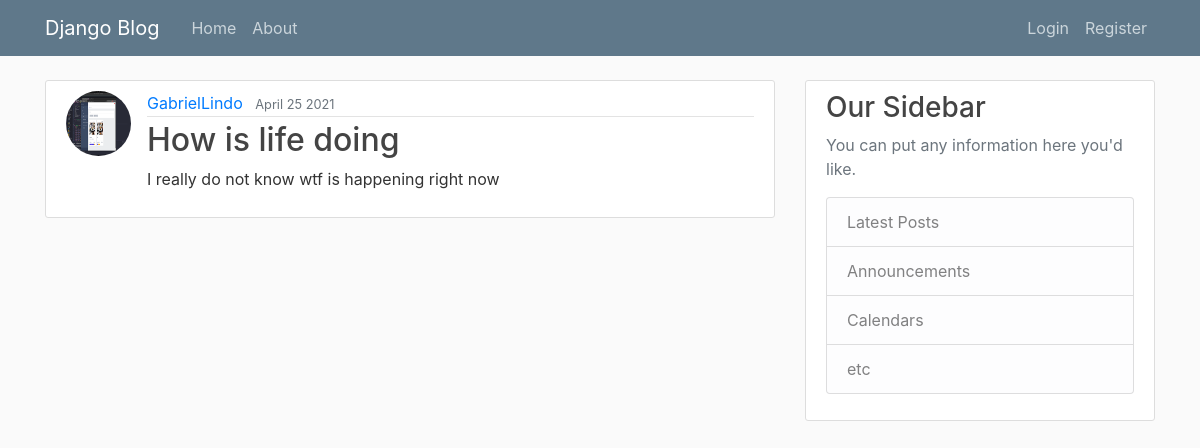
The app's page /post/3/, older data.
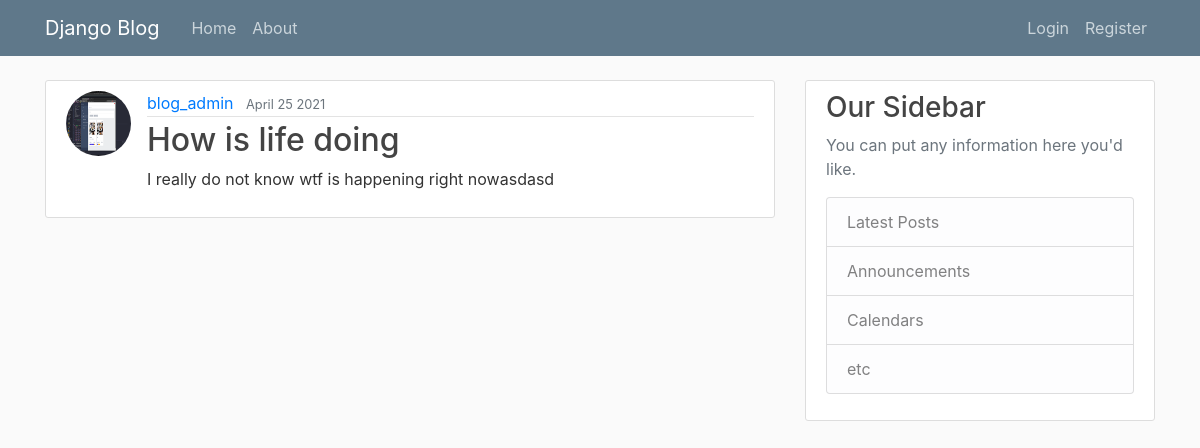
The same page, newer data.
### blogs/models.py (models this page shows, shortened)
class Post(models.Model):
    title = models.CharField(max_length=200)
    content = models.TextField()
    date_posted = models.DateTimeField(default=timezone.now)
    author = models.ForeignKey(to=User, on_delete=models.CASCADE)

### users/models.py (models this page shows, shortened)
class Profile(models.Model):
    user = models.OneToOneField(to=User, on_delete=models.CASCADE)
    image = models.ImageField(default='default.jpg', upload_to='profile_pics')

### blogs/views.py (the view)
# urls.py: path('post/<int:pk>/', PostDetailView.as_view(), name='post-detail'),
class PostDetailView(DetailView):
    model = Post

### blogs/templates/blogs/post_detail.html (shortened to what this page needs)
{% extends 'blogs/base.html' %}
{% block content %}
    <article class="media content-section">
        <img src="{{ object.author.profile.image.url }}" class="rounded-circle article-img" alt="">
        <div class="media-body">
            <div class="article-metadata">
                <a class="mr-2" href="{% url 'blogs:user-posts' object.author.username %}">{{ object.author }}</a>
                <small class="text-muted">{{ object.date_posted|date:"F d Y" }}</small>
            </div>
            <h2 class="article-title">{{ object.title }}</h2>
            <p class="article-content">{{ object.content }}</p>
        </div>
    </article>
{% endblock content %}

Row changes from the older to the newer data that the page shows:
changed Post "How is life doing": author "GabrielLindo" → "blog_admin"; content "I really do not know wtf is happening right now" → "I really do not know wtf is happening right nowasdasd"
